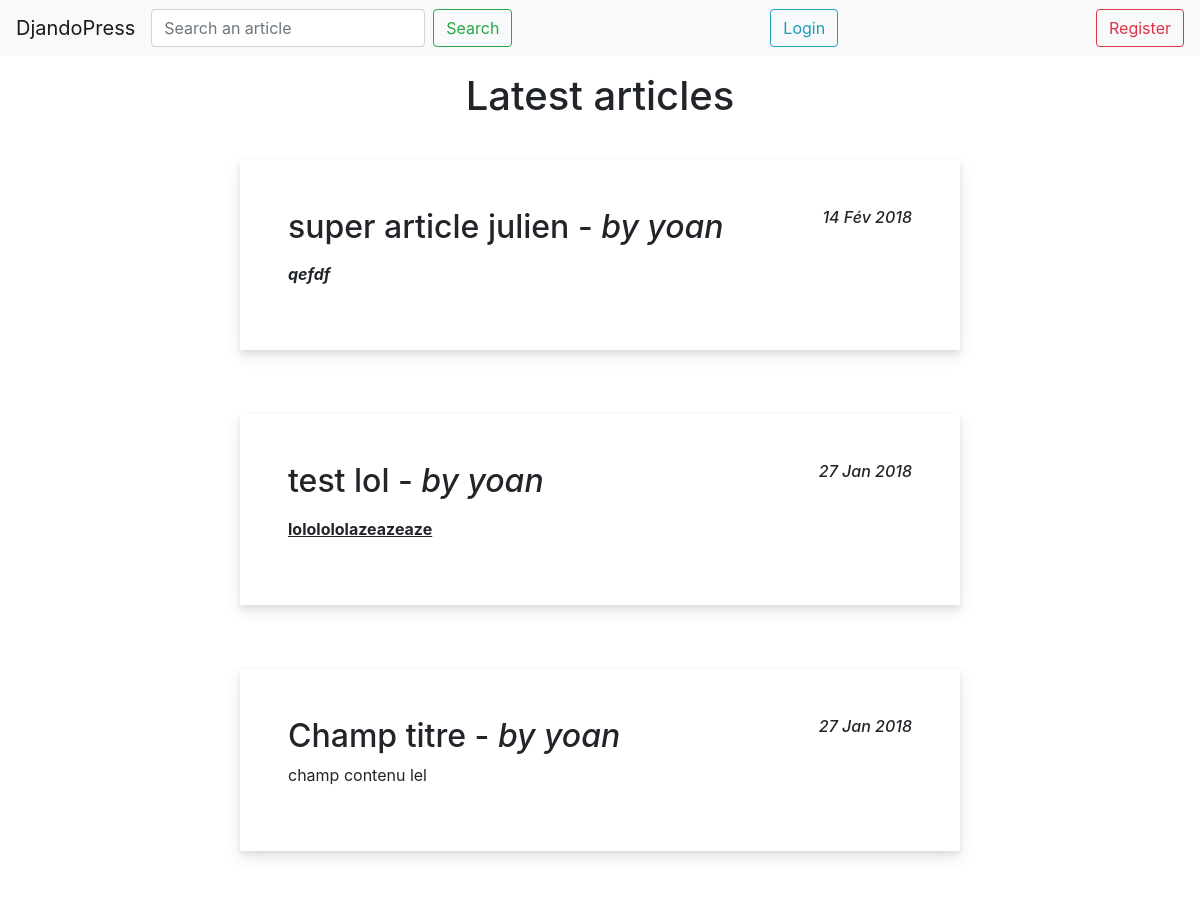
The app's page /fr/ (upper part), older data.
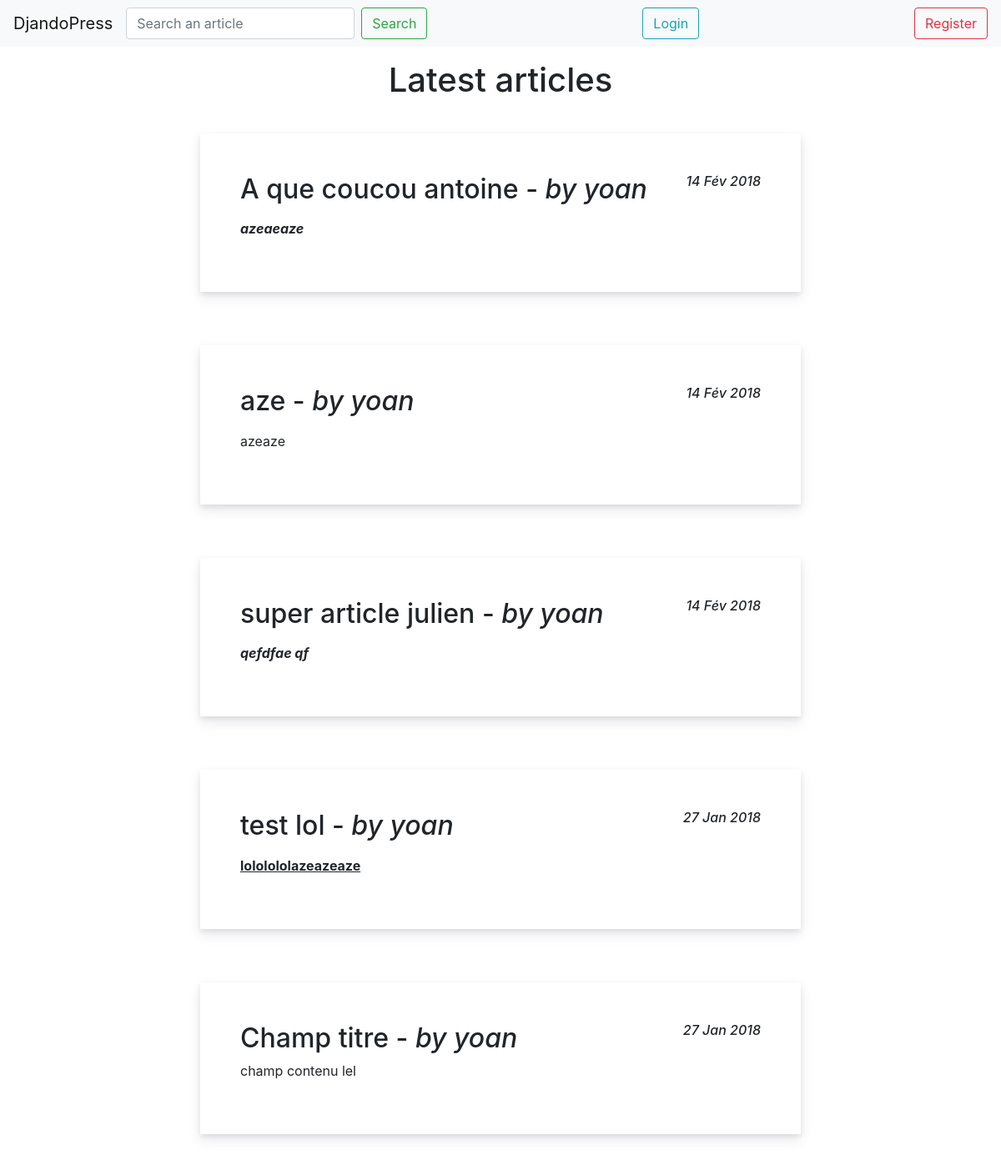
The same page, newer data.
### app/models.py (models this page shows, shortened)
class Article(models.Model):
    title = models.CharField(max_length=200,
                             default=None,
                             blank=True,
                             help_text='Title')
    content = models.TextField(default=None,
                               blank=True,
                               help_text='Content')
    author = models.ForeignKey(User, on_delete=models.CASCADE)
    created_at = models.DateTimeField(auto_now_add=True)
    updated_at = models.DateTimeField(auto_now=True)

### app/views.py (the view)
class IndexView(ListView):
    template_name = 'home.html'
    model = Article
    def get_context_data(self, **kwargs):
        context = super().get_context_data(**kwargs)
        return context

### templates/home.html (shortened to what this page needs)
{% load i18n %}
{% include 'head.html' %}
        <div class="homePageContainer">
            <h1>{% trans 'Latest articles' %}</h1>
            {% for article in object_list reversed %}
                <div class="articleContainer">
                    <a class="articleContent" href="{% url 'article' pk=article.pk %}">
                        <article>
                            <h2>
                                {{ article.title }} - <i>{% trans 'by' %} {{ article.author }}</i>
                                <em class="articleDate">{{ article.created_at|date:"d M Y" }}</em>
                            </h2>
                            <p>
                                {{ article.content|truncatechars_html:50|safe }}
                            </p>
                        </article>
                    </a>
                </div>
            {% empty %}
                <li>No article available</li>
            {% endfor %}
        </div>
</body>
</html>

### templates/head.html (shortened to what this page needs)
{% load static i18n %}
<!DOCTYPE html>
<html lang="en">
<head>
    <link rel="stylesheet" href="https://maxcdn.bootstrapcdn.com/bootstrap/4.0.0/css/bootstrap.min.css">
    <link rel="stylesheet" href="{% static "styles.css" %}">
</head>
<body>
    <nav class="navbar navbar-expand-lg navbar-light bg-light">
        <a class="navbar-brand" href="{% url 'index' %}">DjandoPress</a>
        <div class="collapse navbar-collapse justify-content-between" id="navbar">
            <form class="form-inline" action="/search">
                <input class="form-control mr-sm-2" name="q" required type="search" placeholder="{% trans 'Search an article' %}" aria-label="{% trans 'Search' %}">
                <button class="btn btn-outline-success my-2 my-sm-0" type="submit">{% trans 'Search' %}</button>
            </form>
            {% if user.is_authenticated %}
                <div class="btn-group">
                    <button type="button" class="btn btn-success dropdown-toggle" data-toggle="dropdown" aria-haspopup="true" aria-expanded="false">
                        {{ user|capfirst }}
                    </button>
                    <div class="dropdown-menu dropdown-menu-right">
                        <a class="dropdown-item" href="{% url 'createArticle' %}">{% trans 'Create an article' %}</a>
                        <a class="dropdown-item" href="{% url 'profile' pk=user.id %}">{% trans 'My articles' %}</a>
                        <div class="dropdown-divider"></div>
                        <a href="{% url 'logout' %}" class="dropdown-item">{% trans 'Logout' %}</a>
                    </div>
                </div>
            {% else %}
                <a href="{% url 'login' %}"><button class="btn btn-outline-info">{% trans 'Login' %}</button></a>
                <a href="{% url 'register' %}"><button class="btn btn-outline-danger">{% trans 'Register' %}</button></a>
            {% endif %}
        </div>
    </nav>

### static/common/styles.css (style rules this page uses)
html, body { height:100%; }
.articleContainer { display: flex; flex-direction: column; box-shadow: 0 15px 35px 5px rgba(50,50,93,.1), 0 5px 15px rgba(0,0,0,.07); padding: 3rem; width: 75%; margin: 2rem; }
.homePageContainer, .profilePageContainer, .searchPageContainer { display: flex; flex-direction: column; width: 100%; align-items: center; }
.homePageContainer .articleContainer, .profilePageContainer .articleContainer, .searchPageContainer .articleContainer { width: 60%; transition: all .15s ease; box-shadow: 0 7px 14px rgba(50,50,93,.1),0 3px 6px rgba(0,0,0,.08); }
a.articleContent { color: #212529; outline: 0; text-decoration: none; }
.articleDate { float: right; font-size: 1rem; }
.homePageContainer h1, .profilePage h1, .searchPageContainer h1 { margin-top: 1rem; }

Row changes from the older to the newer data that the page shows:
added Article: title "A que coucou antoine", author "yoan", created_at "14 Fév 2018", content "azeaeaze"
added Article: title "aze", author "yoan", created_at "14 Fév 2018", content "azeaze"
changed Article "super article julien": content "qefdf" → "qefdfae qf"
